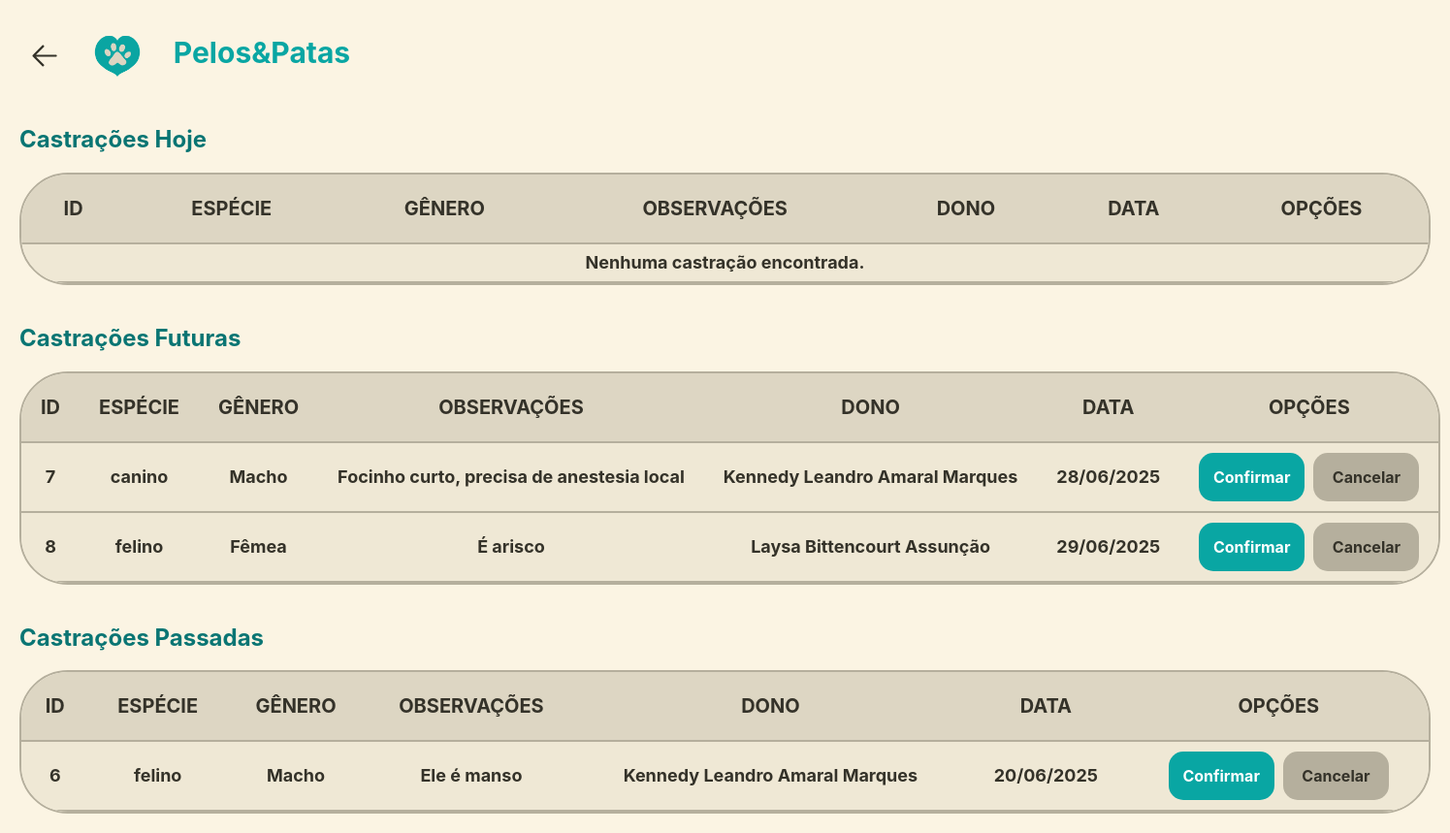
The page /fila/fila.php (signed in) on the database its author committed.
### tables this page shows
CREATE TABLE IF NOT EXISTS `castracao` (
  `id_castracao` int NOT NULL AUTO_INCREMENT,
  `dia_castracao` date NOT NULL,
  `hora` timestamp NULL DEFAULT CURRENT_TIMESTAMP,
  `observacao` varchar(50) NOT NULL,
  `id_clinica` int NOT NULL,
  `id_pet` int NOT NULL,
  `estado` varchar(20) NOT NULL,
  PRIMARY KEY (`id_castracao`),
  KEY `fk_castracao_clinica1_idx` (`id_clinica`),
  KEY `fk_castracao_pet1_idx` (`id_pet`)
);

CREATE TABLE IF NOT EXISTS `especie` (
  `id_especie` int NOT NULL AUTO_INCREMENT,
  `nome` varchar(45) NOT NULL,
  PRIMARY KEY (`id_especie`)
);

CREATE TABLE IF NOT EXISTS `pet` (
  `id_pet` int NOT NULL AUTO_INCREMENT,
  `nome` varchar(45) NOT NULL,
  `idade` int NOT NULL,
  `sexo` tinyint DEFAULT NULL,
  `porte` varchar(20) NOT NULL,
  `id_especie` int NOT NULL,
  `id_cliente` int NOT NULL,
  PRIMARY KEY (`id_pet`),
  KEY `fk_pet_especie1_idx` (`id_especie`),
  KEY `fk_pet_cliente1_idx` (`id_cliente`)
);

CREATE TABLE IF NOT EXISTS `cliente` (
  `id_cliente` int NOT NULL AUTO_INCREMENT,
  `nome` varchar(45) NOT NULL,
  `cpf` varchar(45) NOT NULL,
  `sexo` tinyint NOT NULL,
  `cep` varchar(10) NOT NULL,
  `num_endereco` varchar(45) NOT NULL,
  `idade` int NOT NULL,
  `estado_civil` varchar(15) NOT NULL,
  `complemento` varchar(45) NOT NULL,
  PRIMARY KEY (`id_cliente`)
);

### fila/fila.php (the view, shortened to what this page needs)
<?php
include ('../database/conexao.php');
?>
<!DOCTYPE html>
<html lang="pt-br">
<head>
    <link rel="stylesheet" href="styles.css?v=123" />
</head>
<body>
    <header>
        <a href="../dashboard/dash.php" class="back-button" aria-label="Voltar">
            <img src="Imagens/back.svg" alt="Voltar" class="seta-svg" />
        </a>
        <img src="Imagens/Logo.png" alt="Logo Pelos&Patas" class="logo" />
        <h1>Pelos&Patas</h1>
    </header>
    <?php
    function exibir_tabela($conn, $titulo, $condicao_data) {
        echo "<h2 class='section-title'>{$titulo}</h2>
        <table>
            <tr>
                <th>ID</th>
                <th>ESPÉCIE</th>
                <th>GÊNERO</th>
                <th>OBSERVAÇÕES</th>
                <th>DONO</th>
                <th>DATA</th>
                <th>OPÇÕES</th>
            </tr>";
        $sql = "SELECT
                    c.id_castracao,
                    c.dia_castracao,
                    c.observacao,
                    p.sexo,
                    cl.nome AS nome_cliente,
                    e.nome AS nome_especie
                FROM castracao c
                INNER JOIN pet p ON c.id_pet = p.id_pet
                INNER JOIN cliente cl ON p.id_cliente = cl.id_cliente
                INNER JOIN especie e ON p.id_especie = e.id_especie
                WHERE (c.estado IS NULL OR c.estado = '')
                    AND $condicao_data
                ORDER BY c.dia_castracao ASC";
        $result = mysqli_query($conn, $sql);
        if ($result && mysqli_num_rows($result) > 0) {
            while ($row = mysqli_fetch_assoc($result)) {
                $genero = ($row['sexo'] == 2) ? 'Macho' : 'Fêmea';
                $dataFormatada = date("d/m/Y", strtotime($row['dia_castracao']));
                echo "<tr>
                        <td>{$row['id_castracao']}</td>
                        <td>{$row['nome_especie']}</td>
                        <td>{$genero}</td>
                        <td>{$row['observacao']}</td>
                        <td>{$row['nome_cliente']}</td>
                        <td>{$dataFormatada}</td>
                        <td>
                            <form method='POST' style='display:inline-block;'>
                                <input type='hidden' name='id_castracao' value='{$row['id_castracao']}'>
                                <button type='submit' name='acao' value='confirmar' class='padrao-button confirmar-button' onclick=\"return confirm('Deseja confirmar esta castração?')\">Confirmar</button>
                            </form>
                            <form method='POST' style='display:inline-block; margin-left: 5px;'>
                                <input type='hidden' name='id_castracao' value='{$row['id_castracao']}'>
                                <button type='submit' name='acao' value='cancelar' class='padrao-button cancelar-button' onclick=\"return confirm('Deseja cancelar esta castração?')\">Cancelar</button>
                            </form>
                        </td>
                    </tr>";
            }
        } else {
            echo "<tr><td colspan='7'>Nenhuma castração encontrada.</td></tr>";
        }
        echo "</table>";
    }
    exibir_tabela($conn, "Castrações Hoje", "DATE(c.dia_castracao) = CURDATE()");
    exibir_tabela($conn, "Castrações Futuras", "DATE(c.dia_castracao) > CURDATE()");
    exibir_tabela($conn, "Castrações Passadas", "DATE(c.dia_castracao) < CURDATE()");
    ?>
</body>
</html>

### fila/styles.css (style rules this page uses)
body { background-color: #FBF4E3; padding: 20px; margin: 0; }
header { box-sizing: border-box; width: 1452px; padding-top: 9.38px; padding-left: 7.81px; padding-bottom: 9.38px; padding-right: 15px; display: flex; align-items: center; gap: 33px; background-color: #FBF4E3; }
.logo { width: 50px; height: 50px; }
h1 { font-family: Inter; font-weight: 700; font-size: 30px; line-height: 100%; letter-spacing: 0px; text-align: center; color: #09A6A3; margin: 0; }
table { border-collapse: separate; border-spacing: 0; border-radius: 50px; overflow: hidden; border: 2px solid #B5AF9D; width: 100%; }
th { height: 50px; padding: 10px 20px; background-color: #DDD6C3; color: #343229; font-family: Inter; font-weight: 700; font-size: 20px; line-height: 100%; letter-spacing: 0%; text-align: center; vertical-align: middle; border-bottom: 2px solid #B5AF9D; }
td { padding: 10px 20px; background-color: #EFE8D5; color: #343229; text-align: center; font-family: Inter; font-weight: 700; font-size: 18px; line-height: 100%; letter-spacing: 0%; vertical-align: middle; border-bottom: 2px solid #B5AF9D; white-space: nowrap; }
.seta-svg { display: block; position: relative; top: 3px; width: 35px; height: 35px; }
.back-button { display: inline-block; }
.padrao-button { font-family: Inter; font-weight: 700; font-size: 16px; line-height: 100%; letter-spacing: 0; text-align: center; min-width: 109px; height: 50px; border-radius: 15px; padding: 10px 5px; border: none; cursor: pointer; transition: background-color 0.2s ease; display: inline-block; }
.confirmar-button { background-color: #09A6A3; color: #FFFFFF; }
.cancelar-button { background-color: #B5AF9D; color: #343229; }
h2.section-title { color: #0A7573; margin-top: 40px; font-family: Inter; }

### rows shown on the page
castracao: id_castracao "7", especie.nome "canino", id_pet.sexo "Macho", observacao "Focinho curto, precisa de anestesia local", cliente.nome "Kennedy Leandro Amaral Marques", dia_castracao "28/06/2025"
castracao: id_castracao "8", especie.nome "felino", id_pet.sexo "Fêmea", observacao "É arisco", cliente.nome "Laysa Bittencourt Assunção", dia_castracao "29/06/2025"
castracao: id_castracao "6", especie.nome "felino", id_pet.sexo "Macho", observacao "Ele é manso", cliente.nome "Kennedy Leandro Amaral Marques", dia_castracao "20/06/2025"

### other values the page prints
$titulo "Castrações Hoje Castrações Futuras Castrações Passadas"
